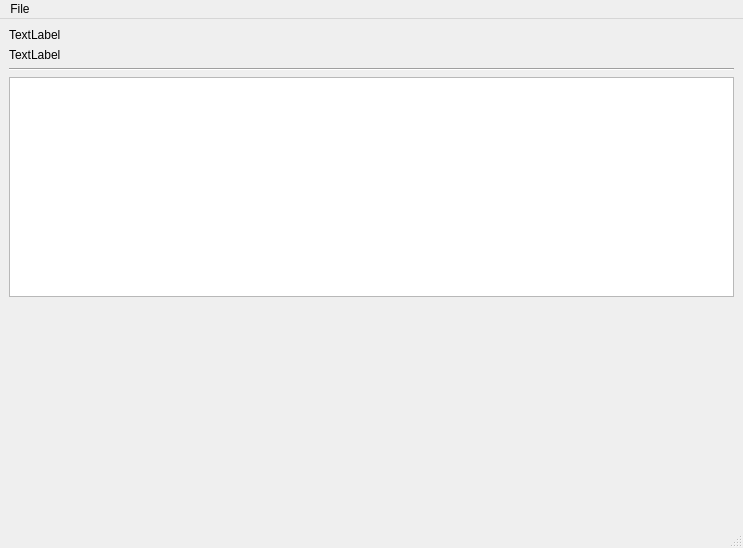
<?xml version="1.0" encoding="UTF-8"?>
<ui version="4.0">
 <class>MainWindow</class>
 <widget class="QMainWindow" name="MainWindow">
  <property name="geometry">
   <rect>
    <x>0</x>
    <y>0</y>
    <width>743</width>
    <height>548</height>
   </rect>
  </property>
  <property name="windowTitle">
   <string>MainWindow</string>
  </property>
  <widget class="QWidget" name="centralwidget">
   <layout class="QGridLayout" name="gridLayout">
    <item row="2" column="0">
     <widget class="Line" name="line">
      <property name="orientation">
       <enum>Qt::Horizontal</enum>
      </property>
     </widget>
    </item>
    <item row="3" column="0">
     <widget class="QPlainTextEdit" name="connectionsDetails"/>
    </item>
    <item row="4" column="0">
     <spacer name="verticalSpacer">
      <property name="orientation">
       <enum>Qt::Vertical</enum>
      </property>
      <property name="sizeHint" stdset="0">
       <size>
        <width>20</width>
        <height>40</height>
       </size>
      </property>
     </spacer>
    </item>
    <item row="0" column="0">
     <widget class="QLabel" name="severSts">
      <property name="text">
       <string>TextLabel</string>
      </property>
     </widget>
    </item>
    <item row="1" column="0">
     <widget class="QLabel" name="addressDtl">
      <property name="text">
       <string>TextLabel</string>
      </property>
     </widget>
    </item>
   </layout>
  </widget>
  <widget class="QMenuBar" name="menubar">
   <property name="geometry">
    <rect>
     <x>0</x>
     <y>0</y>
     <width>743</width>
     <height>21</height>
    </rect>
   </property>
   <widget class="QMenu" name="menuFile">
    <property name="title">
     <string>File</string>
    </property>
   </widget>
   <addaction name="menuFile"/>
  </widget>
  <widget class="QStatusBar" name="statusbar"/>
 </widget>
 <resources/>
 <connections/>
</ui>
